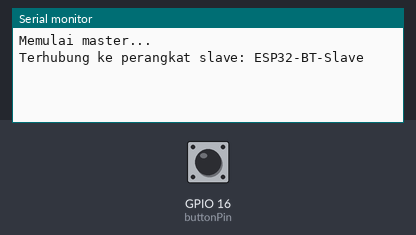
Recording of a sketch running on a simulated ESP32. On the bench: the last lines printed to the serial monitor. The inputs (shaded band) are chosen by the test bench; at power-on: GPIO 16 (buttonPin) LOW.

Above: at 1.2 s.
1.3 s: GPIO 16 (buttonPin) pulled HIGH for 0.15 s
At 1.7 s:
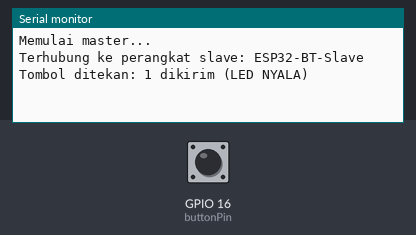
At 2.2 s:
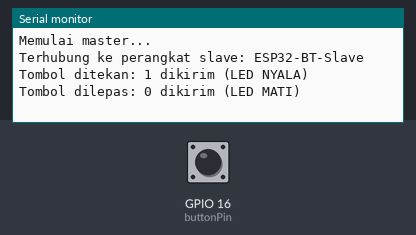

The sketch:

master.ino
```cpp
#include "BluetoothSerial.h"

BluetoothSerial SerialBT;
String targetSlave = "ESP32-BT-Slave";
int buttonPin = 16;
int buttonState = 0;
int lastButtonState = 0;
bool connected = false;

void setup() {
  Serial.begin(115200);
  pinMode(buttonPin, INPUT);
  Serial.println("Memulai master...");

  if (SerialBT.connect(targetSlave)) {
    Serial.println("Terhubung ke perangkat slave: " + targetSlave);
    connected = true;
  } else {
    Serial.println("Gagal menghubungkan ke perangkat slave: " + targetSlave);
  }
}

void loop() {
  if (connected) {
    buttonState = digitalRead(buttonPin);

    if (buttonState == HIGH && lastButtonState == LOW) {
      SerialBT.println(1);
      Serial.println("Tombol ditekan: 1 dikirim (LED NYALA)");
      delay(500);
    } else if (buttonState == LOW && lastButtonState == HIGH) {
      SerialBT.println(0);
      Serial.println("Tombol dilepas: 0 dikirim (LED MATI)");
      delay(500);
    }

    lastButtonState = buttonState;
  } else {
    Serial.println("Tidak terhubung ke perangkat slave.");
    delay(1000);
  }
}
```

Measured:
- after the input at 1.3 s, the serial monitor: prints a new line at once (image 1)
